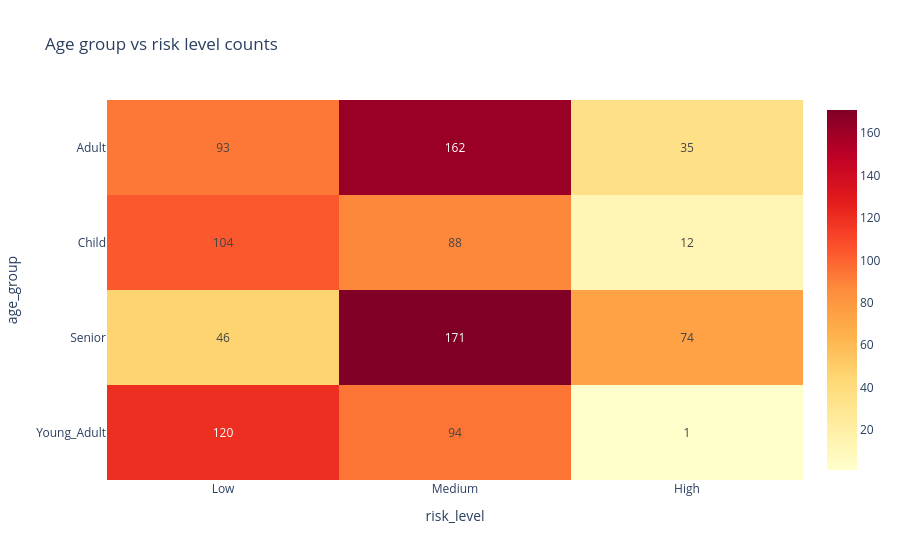

Notebook code for this chart:
### Code cell
if "age_group" in df.columns:
    ct = pd.crosstab(df["age_group"], df["risk_level"])[order]
    display(ct)
    fig = px.imshow(ct, text_auto=True, aspect="auto",
                    title="Age group vs risk level counts",
                    color_continuous_scale="YlOrRd")
    fig.show()

### Figure 1 — Plotly figure (JSON) as saved in the notebook; plotly's stock layout.template omitted (floating-point values rounded to 4 significant figures)
{"data": [{"coloraxis": "coloraxis", "name": "0", "texttemplate": "%{z}", "x": ["Low", "Medium", "High"], "y": ["Adult", "Child", "Senior", "Young_Adult"], "z": [[93, 162, 35], [104, 88, 12], [46, 171, 74], [120, 94, 1]], "type": "heatmap", "xaxis": "x", "yaxis": "y", "hovertemplate": "risk_level: %{x}<br>age_group: %{y}<br>color: %{z}<extra></extra>"}], "layout": {"xaxis": {"anchor": "y", "domain": [0.0, 1.0], "title": {"text": "risk_level"}}, "yaxis": {"anchor": "x", "domain": [0.0, 1.0], "autorange": "reversed", "title": {"text": "age_group"}}, "coloraxis": {"colorscale": [[0.0, "rgb(255,255,204)"], [0.125, "rgb(255,237,160)"], [0.25, "rgb(254,217,118)"], [0.375, "rgb(254,178,76)"], [0.5, "rgb(253,141,60)"], [0.625, "rgb(252,78,42)"], [0.75, "rgb(227,26,28)"], [0.875, "rgb(189,0,38)"], [1.0, "rgb(128,0,38)"]], "autocolorscale": false}, "title": {"text": "Age group vs risk level counts"}}}
